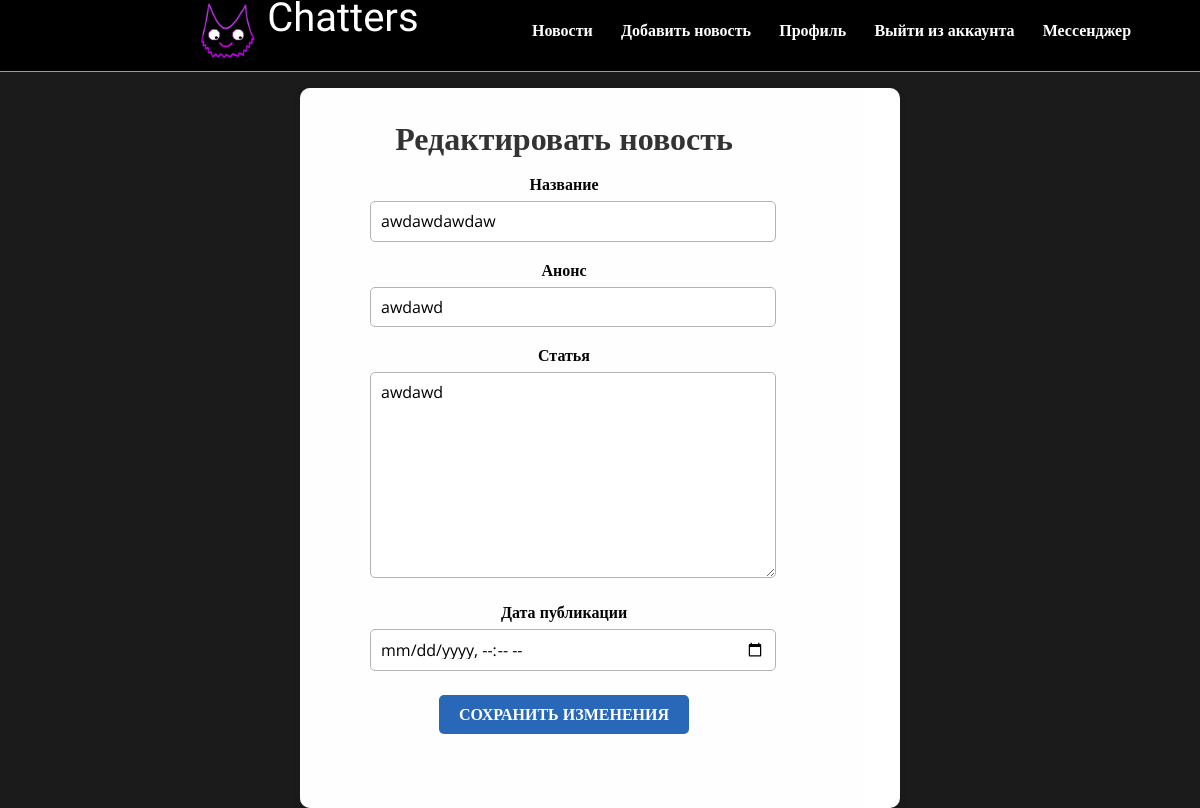
The app's page /news/13/update/ (signed in) with its own data.
### news/models.py (models this page shows, shortened)
class Articles(models.Model):
    title = models.CharField('Название', max_length=50)
    anons = models.CharField('Анонс', max_length=250)
    full_text = models.TextField('Статья')
    author = models.ForeignKey(settings.AUTH_USER_MODEL, on_delete=models.CASCADE)
    date = models.DateTimeField('Дата публикации')
    class Meta:
        verbose_name = 'Новость'
        verbose_name_plural = 'Новости'

### news/views.py (the view)
# urls.py: path('<int:post_id>/update/', views.NewsUpdateDetails, name ='news_update'),
@login_required
def NewsUpdateDetails(request, post_id):
    post = get_object_or_404(Articles, id=post_id)
    if post.author != request.user:
        return render(request, '403.html', status=403)
    if request.method == 'POST':
        form = ArticlesForm(request.POST, instance=post)
        if form.is_valid():
            form.save()
            return redirect('news_details', pk=post.id)
    else:
           form = ArticlesForm(instance=post)
    return render(request, 'news/details_full.html', {'form': form, 'post': post})

### news/forms.py
class ArticlesForm(ModelForm):
    class Meta:
        model = Articles
        fields = ['title', 'anons', 'full_text', 'date']
        widgets = {
            "title": TextInput(attrs={
                'class': 'form_control','placeholder': 'Название статьи'
                }),
            "anons": TextInput(attrs={
                'class': 'form_control','placeholder': 'Анонс статьи'
                }),
            "full_text": Textarea(attrs={
                'class': 'form_control','placeholder': 'Текст статьи'
                }),
            "date": DateTimeInput (attrs={
                'class': 'form_control','placeholder': 'Дата публикации', 'type':'datetime-local'
                }),
        }

### news/templates/news/details_full.html (shortened to what this page needs)
{% extends 'main/layout.html' %}
{% load static %}
{% block content %}
    <div class="features">
        <div class = 'news_edit'>
            <div class = news_full>
                <h1 class='title_news_full'>Редактировать новость</h1>
                <form method="POST">
                    <div class="form-group" style="margin-bottom: 15px;">
                        <label for="{{ form.title.id_for_label }}" >{{ form.title.label }}</label>
                        <p class = 'area_edit_news'>{{ form.title }}</p>
                    </div>
                    <div class="form-group" style="margin-bottom: 15px;">
                        <label for="{{ form.anons.id_for_label }}">{{ form.anons.label }}</label>
                        <p class = 'area_edit_news'>{{ form.anons }}</p>
                    </div>
                    <div class="form-group" style="margin-bottom: 15px;">
                        <label for="{{ form.full_text.id_for_label }}">{{ form.full_text.label }}</label>
                        <p class = 'area_edit_news'>{{ form.full_text }}</p>
                    </div>
                    <div class="form-group" style=" margin-bottom: 15px; ">
                        <label for="{{ form.date.id_for_label }}" >{{ form.date.label }}</label>
                        <p class = 'area_edit_news'>{{ form.date }}</p>
                    </div>
                    <button type="submit"  class = 'button_edit_news'>Сохранить изменения</button>
                </form>
            </div>
        </div>
    </div>
{% endblock %}

### main/static/main/css/main.css (style rules this page uses)
body { background-color: #1b1b1b; height: 100vh; margin: 0; font-family: "Open Sans", serif; font-size: clamp(0.9rem, 2vw, 1rem); display: flex; flex-direction: column; }
.features { width: 100%; margin: 0; padding: 0; text-align: center; flex: 1; }
h1 { font-family: "Open Sans", serif; font-optical-sizing: auto; font-style: normal; font-weight: bold; }
input { width: 40%; padding: 0.5rem; border: 0.0125rem solid #aca9a9; border-radius: 0.4rem; font-size: 1em; }
textarea { width: 40%; padding: 0.625rem; border: 0.0625rem solid #aca9a9; border-radius: 0.3125rem; font-size: 0.875rem; }
.news_edit { position: relative; top: 5rem; right: 12.5rem; }
:root { --avatar-size: clamp(2rem, 5vw, 3rem); --message-padding: clamp(0.5rem, 1.5vw, 1rem); --message-gap: clamp(0.5rem, 1vw, 0.8rem); --font-size-sm: clamp(0.7rem, 2vw, 0.8rem); --font-size-md: clamp(0.8rem, 2.5vw, 1rem); }
.news_edit { width: 100vw; max-width: 50vw; height: 91vh; background-color: #ffffff; box-shadow: 0 0.125rem 0.625rem rgba(0, 0, 0, 0.1); display: flex; flex-direction: column; border-radius: 0.625rem; overflow: hidden; margin-left: 35vw; margin-top:0.3vw; }
.news_full { flex: 1; background-color: #fdfdfd85; width: 100%; padding: 0.625rem; border-radius: 0.5rem; overflow-y: auto; }
.title_news_full { font-size: 2rem; font-weight: bold; color: #333; margin-bottom: 0.9375rem; text-align: center; }
.form-group { margin-bottom: 0.9375rem; }
.form-group label { display: block; margin-bottom:0.3125rem; font-weight: bold; color: #050505; }
.form-group input, .form-group textarea { width: 100%; padding: 0.625rem; border: 0.0625rem solid #b4b3b3; border-radius: 0.3125rem; font-size: 1rem; }
.form-group textarea { resize: vertical; min-height: 9.375rem; }
.button_edit_news { border: none; background-color: #2967b9; color: white; border-radius: 0.3125rem; padding: 0.625rem 1.25rem; text-transform: uppercase; font-weight: bold; cursor: pointer; transition: background-color 0.3s, transform 0.3s; display: block; margin: 1.25rem auto; margin-top:2vw; }
.area_edit_news { width:70%; margin-left:8vw; }
@media (min-width: 769px) and (max-width: 1280px) { .news_edit { width: 80%; } }
@media (max-width: 1440px) { .features { width: 80%; } }
@media (max-width: 1440px) { input, textarea { width: 80%; } }
@media (max-width: 1440px) { .news_edit { width: 100vh; max-height: 125vh; } }
@media (max-width: 1440px) { .news_full { position: relative; right:3vw; } }
@media (max-width: 1440px) { .news_edit { top:7vw; height:60vw; left:-10vw; } }
html { font-size: 1rem; }

### records on screen
Articles: title "awdawdawdaw", anons "awdawd", full_text "awdawd"
